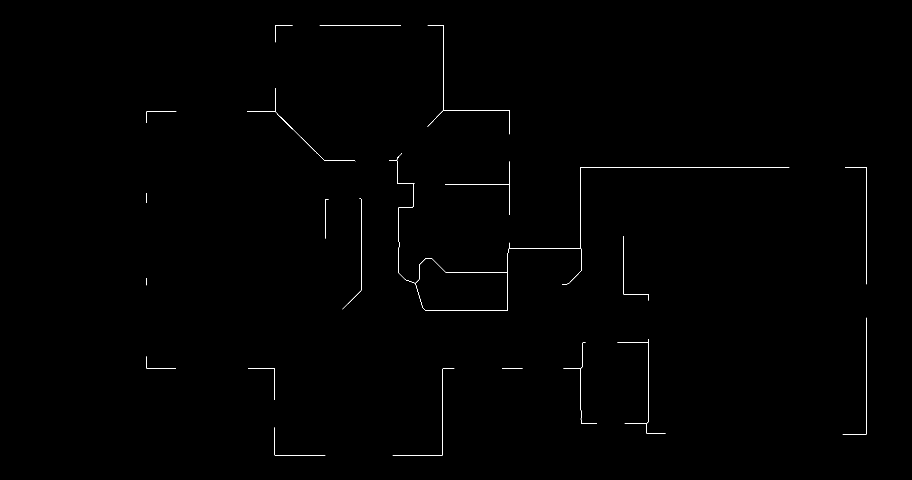
#> input picture w1.png, 2734 x 1440 px, given in place of w2.jpg, which was not available (shown at 1/3 size)
$ python main.py
#> lines starting #> are read from the running program, lines starting #| are printed output that depends on the picture; after the words box and inside, x2 and y2 are one past the last pixel; in counts of white or black regions, pixels touching at a corner belong together; pictures that were not available may be replaced by others from this repository, and a replacement may not be noted
import numpy as np


if __name__ == '__main__':
    import cv2
    import numpy as np


    def onChange(temp):
        pass


    def trackBar():

        cv2.namedWindow('Track Bar')
        cv2.resizeWindow('Track Bar', 800, 800)

        interp = cv2.INTER_AREA

        cv2.createTrackbar('maxGap', 'Track Bar', 1, 50, onChange)
        cv2.createTrackbar('Threshold', 'Track Bar', 1, 200, onChange)
        cv2.createTrackbar('minLen', 'Track Bar', 1, 50, onChange)
        cv2.createTrackbar('File', 'Track Bar', 1, 16, onChange)
        cv2.createTrackbar('Mode', 'Track Bar', 1, 3, onChange)

        while True:
            scale = cv2.getTrackbarPos('maxGap', 'Track Bar')
            iter = cv2.getTrackbarPos('Threshold', 'Track Bar')
            kernel_size = cv2.getTrackbarPos('minLen', 'Track Bar')
            file = cv2.getTrackbarPos('File', 'Track Bar')
            switch = cv2.getTrackbarPos('Mode', 'Track Bar')

            if file == 0:
                herris = cv2.imread('w' + str(file + 1) + '.png', cv2.IMREAD_GRAYSCALE)
                gray = np.float32(herris)
                dst = cv2.cornerHarris(gray, scale, kernel_size, iter/100)
                dst = cv2.dilate(dst, None)

                _, dst = cv2.threshold(dst, 0.01 * dst.max(), 255, cv2.THRESH_BINARY)
                dst = np.uint8(dst)

                _, labels, stats, centroids = cv2.connectedComponentsWithStats(dst)
                criteria = (cv2.TERM_CRITERIA_EPS + cv2.TERM_CRITERIA_MAX_ITER, 100, 0.001)
                corners = cv2.cornerSubPix(gray, np.float32(centroids), (5, 5), (-1, -1), criteria)
                cornerPoint = []
                for c in corners:
                    x, y = c
                    cornerPoint.append([int(round(x)), int(round(y))])

                for corner in cornerPoint:
                    x, y = corner
                    cv2.circle(herris, (x, y), 5, 100, -1)

                cv2.imshow('Track Bar', herris)
                cv2.waitKey()

            else:
                image = cv2.imread('w' + str(file + 1) + '.jpg')
#> image is the input picture: shape (1440, 2734, 3); 0.21% white in thin lines or dots, all inside (x1, y1, x2, y2) = (438, 75, 2601, 1366)
                imgray = cv2.cvtColor(image, cv2.COLOR_BGR2GRAY)

                _, thr = cv2.threshold(imgray, imgray[0][0]+5, 255, cv2.THRESH_BINARY)

                thr = cv2.ximgproc.thinning(thr)
                edges = cv2.Canny(thr, 50, 150, apertureSize=3)
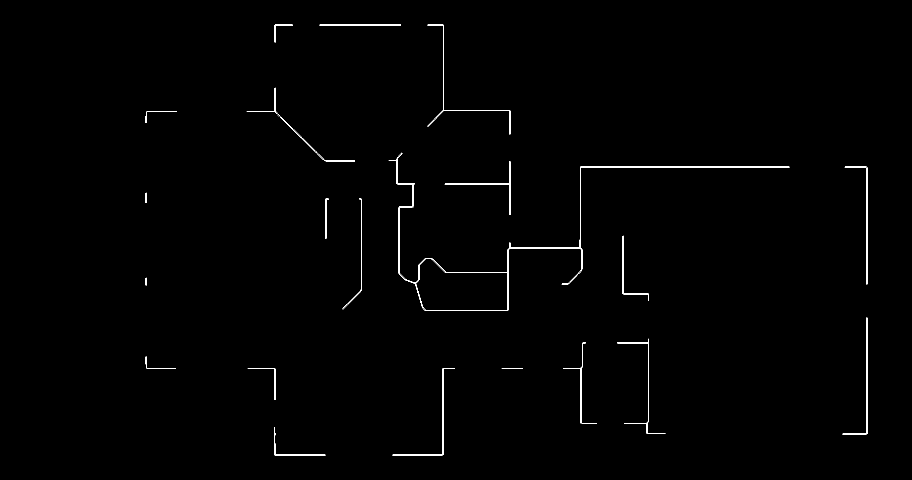
#> edges: shape (1440, 2734) (shown at 1/3 size); 0.4% white in thin lines or dots, all inside (x1, y1, x2, y2) = (437, 74, 2602, 1367)
                lines = cv2.HoughLinesP(edges, 1, 3.1452/180, threshold=iter,
                                        minLineLength=kernel_size, maxLineGap=scale)

                imgray = cv2.cvtColor(imgray, cv2.COLOR_GRAY2BGR)
                cv2.imwrite('skeleton.jpg', thr)
                for line in lines:
                    x1, y1, x2, y2 = line[0]
                    cv2.line(imgray, (x1, y1), (x2, y2), (0, 0, 255), 2)

                    w = x1 - x2
                    h = y1 - y2
                    bit = [-h / (abs(w) + abs(h)), w / (abs(w) + abs(h))]
                    color = (255, 100, 0)
                    center_x, center_y = int((x1 + x2) / 2), int((y1 + y2) / 2)

                    for i in range(4,  70):
                        try:
                            calc_x = int(center_x + bit[0] * i)
                            calc_y = int(center_y + bit[1] * i)

                            if thr[calc_y][calc_x] != 0:
                                cv2.line(imgray, (center_x, center_y),
                                                 (calc_x, calc_y), color, 2)
                                pts1 = np.array([[x1, y1], [x2, y2],
                                                [x2 + int(bit[0] * i), y2 + int(bit[1] * i)],
                                                [x1 + int(bit[0] * i), y1 + int(bit[1] * i)]])
                                cv2.fillPoly(imgray, [pts1], color, cv2.LINE_AA)
                                # result = i
                                # print(f'Hough Distance = {result}')
                                break

                            calc_xm = int(center_x - bit[0] * i)
                            calc_ym = int(center_y - bit[1] * i)

                            if thr[calc_ym][calc_xm] != 0:
                                cv2.line(imgray, (center_x, center_y),
                                                 (calc_xm, calc_ym), color, 2)
                                pts2 = np.array([[x1, y1], [x2, y2],
                                                 [x2 - int(bit[0] * i), y2 - int(bit[1] * i)],
                                                 [x1 - int(bit[0] * i), y1 - int(bit[1] * i)]])
                                cv2.fillPoly(imgray, [pts2], (0, 255, 0), cv2.LINE_AA)
                                # result = i
                                # print(f'Hough Distance = {result}')
                                break

                            # cv2.line(imgray, (center_x, center_y),
                            #          (calc_x, calc_y), (255, 0, 255), 1)
                            # cv2.line(imgray, (center_x, center_y),
                            #          (calc_xm, calc_ym), (255, 0, 255), 1)
                        except IndexError:
                            continue
#> this loop made 3090 passes
#> (x1, y1, x2, y2, w, h, bit, center_x) on passes 1 to 3: (1240, 619, 1240, 550, 0, 69, [-1, 0], 1240), (1530, 402, 1530, 332, 0, 70, [-1, 0], 1530), (2601, 1301, 2601, 953, 0, 348, [-1, 0], 2601)
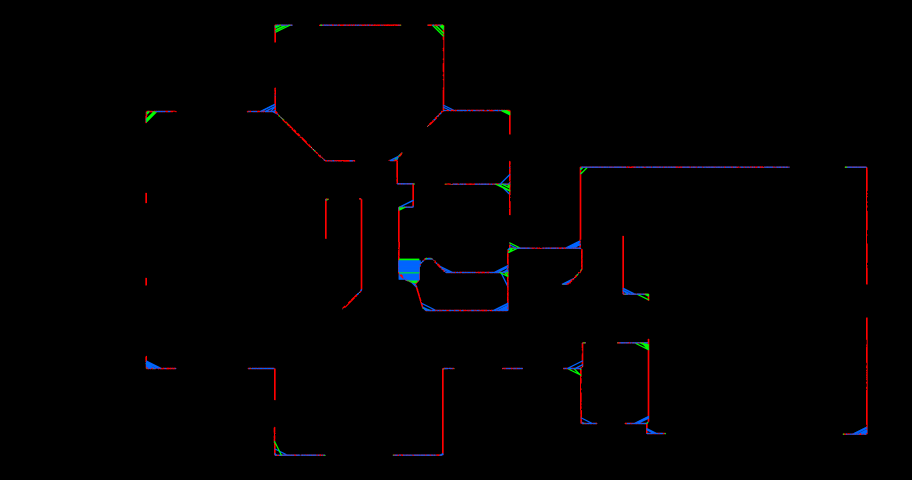
#> imgray: shape (1440, 2734, 3) (shown at 1/3 size); 1.31% of pixels changed, all inside (x1, y1, x2, y2) = (436, 73, 2603, 1368)
                print("\n ---------------------------- \n")
                imgray = cv2.cvtColor(imgray, cv2.COLOR_BGR2GRAY)
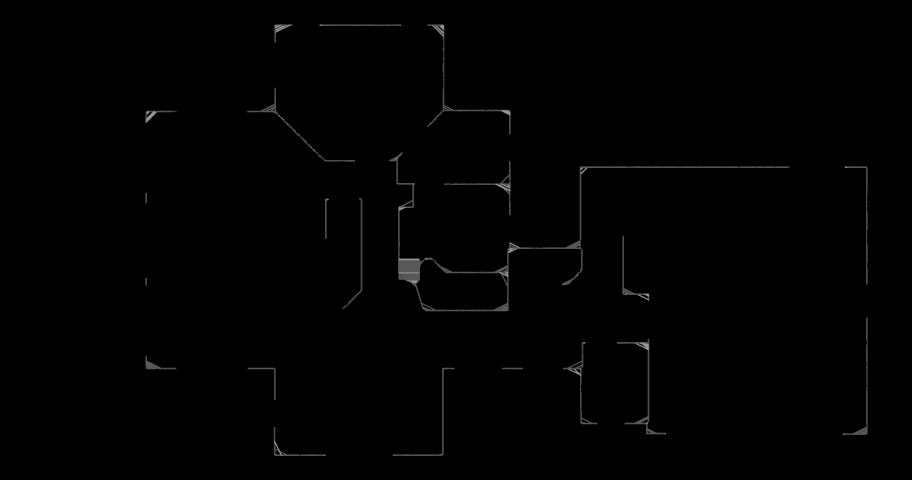
#> imgray: shape (1440, 2734) (shown at 1/3 size); min 0, max 255, mean 1.1
                _, imgray = cv2.threshold(imgray, imgray[0][0] + 5, 255, cv2.THRESH_BINARY)
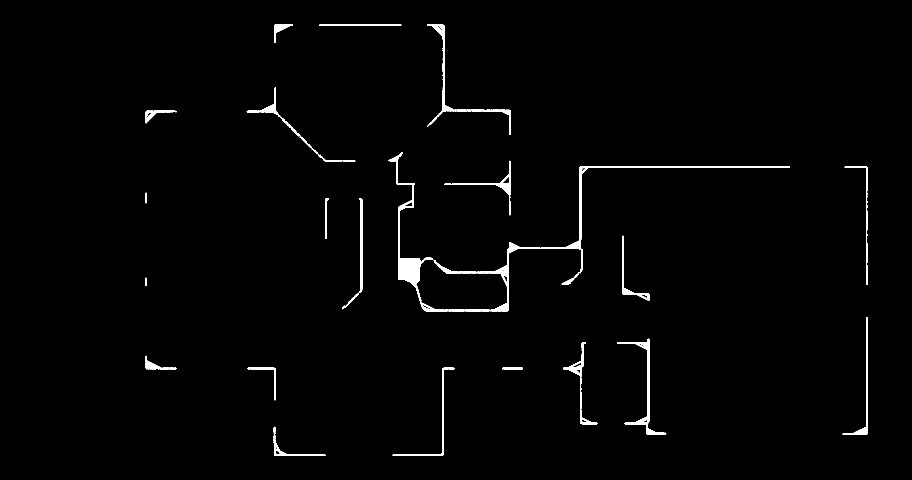
#> imgray: shape (1440, 2734) (shown at 1/3 size); 1.3% white; 21 white regions, largest, box (x1, y1, x2, y2) and area: (1165, 457, 2369, 935) 19668, (1281, 73, 1532, 404) 3664, (1851, 1016, 1999, 1304) 3282

                iter = 4
                kernel_size = 5

                # 1. MorphologyEx Closing
                kernel = cv2.getStructuringElement(cv2.MORPH_RECT, (kernel_size, kernel_size))
#> kernel = [[1, 1, 1, 1, 1], [1, 1, 1, 1, 1], [1, 1, 1, 1, 1], [1, 1, 1, 1, 1], [1, 1, 1, 1, 1]]
                imgray = cv2.morphologyEx(imgray, cv2.MORPH_CLOSE, kernel, iterations=iter)
#> imgray: shape (1440, 2734); 1.4% white; 21 white regions, largest, box (x1, y1, x2, y2) and area: (1165, 457, 2369, 935) 20570, (1281, 73, 1532, 404) 3894, (1851, 1016, 1999, 1304) 3465

                # 2. Eroding
                kernel = np.ones((3, 3), np.int8)
                imgray = cv2.erode(imgray, kernel, iterations=4)
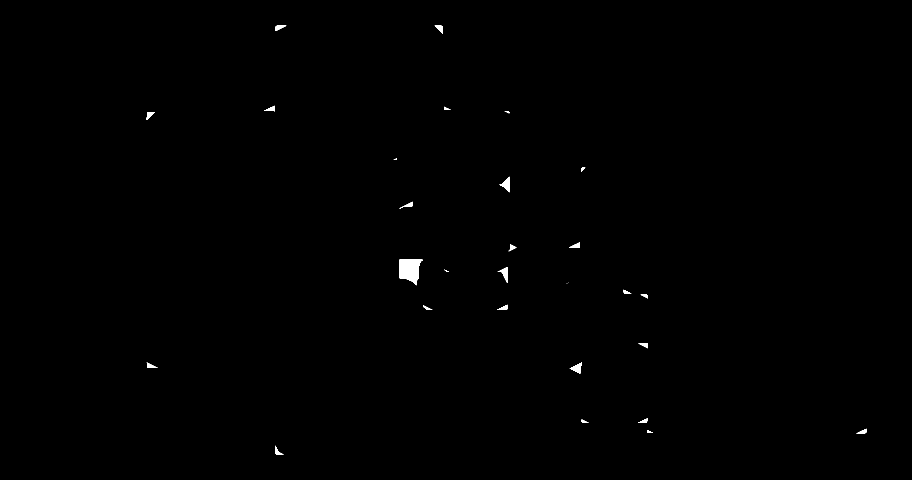
#> imgray: shape (1440, 2734) (shown at 1/3 size); 0.24% white; 29 white regions (2 under 20 px), largest, box (x1, y1, x2, y2) and area: (1198, 779, 1268, 856) 3671, (1498, 530, 1528, 577) 604, (1709, 1087, 1746, 1121) 558

                cv2.imshow('Track Bar', imgray)
                cv2.waitKey()

            # TODO : Case 1
            '''
            kernel = cv2.getStructuringElement(cv2.MORPH_RECT, (kernel_size, kernel_size))
            res = cv2.morphologyEx(thr, cv2.MORPH_OPEN, kernel, iterations=iter)

            _, res = cv2.threshold(res, res[0][0] + 1, 255, cv2.THRESH_BINARY)

            res = cv2.resize(res, None, fx=1/2, fy=1/2)
            cv2.imshow('Track Bar', imgray)
            cv2.waitKey()
            '''

            # TODO : Case 2
            '''
            # if file in [1,2]:
            #     _, thr = cv2.threshold(img, img[0][0] + 10, 255, cv2.THRESH_BINARY)
            #     img = cv2.ximgproc.thinning(thr)

            ############################################################################
            if switch == 3:
                if scale <= 0:
                    scale = 1

                scale = 1/scale

                resize = cv2.resize(img, (0, 0), fx=scale, fy=scale, interpolation=interp)
                kernel = cv2.getStructuringElement(cv2.MORPH_RECT, (kernel_size, kernel_size))

                res = cv2.morphologyEx(resize, cv2.MORPH_OPEN, kernel, iterations=iter)
                res = cv2.resize(res, (0, 0), fx=1 / scale, fy=1 / scale, interpolation=interp)
                cv2.imwrite('test' + str(file) + '.jpg', res)
                res = cv2.resize(res, (800, 800))
                cv2.imshow('Track Bar', res)
                cv2.waitKey()
            ############################################################################
            elif switch == 3:
                # contours, hierarchy = cv2.findContours(img, cv2.RETR_CCOMP, cv2.CHAIN_APPROX_SIMPLE)

                kernel = np.ones((3,3), np.int8)

                dilate_img = img.copy()
                img = cv2.cvtColor(img, cv2.COLOR_GRAY2BGR)

                dilate_img = cv2.dilate(dilate_img, kernel, iterations=1)

                contours, hierarchy = cv2.findContours(dilate_img, cv2.RETR_CCOMP, cv2.CHAIN_APPROX_SIMPLE)

                index = 0
                print(hierarchy)
                for b in contours:

                    if hierarchy[0][index][2] != -1:
                        index += 1
                        continue
                    index += 1
                    x_pos, y_pos = b[0][0]

                    print("x: {}, y: {}".format(x_pos, y_pos))

                    # cv2.circle(img, (x_pos, y_pos), 7, (0, 255, 0), 1)
                    cv2.floodFill(img, None, (x_pos, y_pos), (255, 0, 200))
                # [4 lines of commented-out code are left out]
                cv2.imshow('Track Bar', img)
                cv2.imwrite('test' + str(file) + '.jpg', img)
                cv2.waitKey()
            ############################################################################
            else:
                pixel_range = cv2.getTrackbarPos('Scale', 'Track Bar')
                Harris_R = cv2.getTrackbarPos('Iteration', 'Track Bar')
                sobel = cv2.getTrackbarPos('Kernel', 'Track Bar')

                gray = np.float32(img)
                dst = cv2.cornerHarris(gray, pixel_range, sobel, Harris_R/100)
                dst = cv2.dilate(dst, None)

                _, dst = cv2.threshold(dst, 0.01 * dst.max(), 255, cv2.THRESH_BINARY)
                dst = np.uint8(dst)

                _, labels, stats, centroids = cv2.connectedComponentsWithStats(dst)
                criteria = (cv2.TERM_CRITERIA_EPS + cv2.TERM_CRITERIA_MAX_ITER, 100, 0.001)
                corners = cv2.cornerSubPix(gray, np.float32(centroids), (5, 5), (-1, -1), criteria)

                for c in corners:
                    x, y = c
                    cv2.circle(img, (int(round(x)), int(round(y))), 3, 200, -1)

                cv2.imshow('Track Bar', img)
                cv2.imwrite('test' + str(file) + '.jpg', img)
                cv2.waitKey()
            '''
    trackBar()
